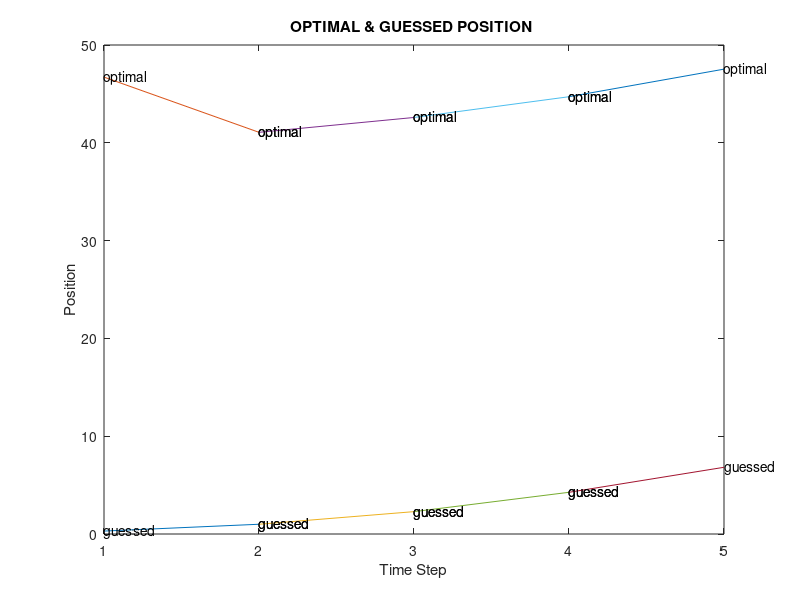
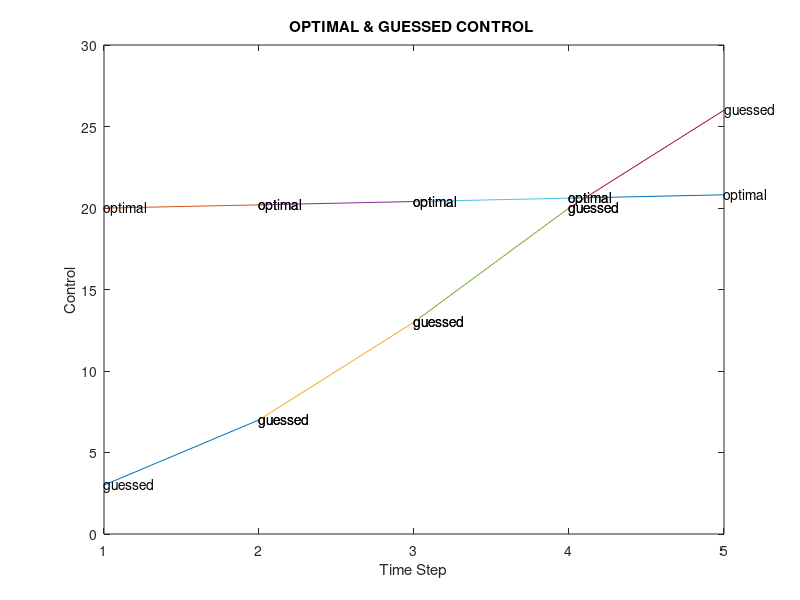

Write MATLAB code to recreate these figures, in order.
clc
clear
%DEFINING PARAMETERS
a = 0.99;
b = 0.1;
N = 5;
X0 = 0;
Xn = 10;
file_180841 = fopen('Haris_180841_Week10_PPMRL.txt','w');
fprintf(file_180841,'<----------GUESSED VALUES FOR U (CONTROL)------------->\n\n');
U = [3 7 13 20 26]
fprintf(file_180841, '\n %4.2f  \n',U);

fprintf(file_180841,'<----------GUESSED VALUES FOR X (POSITION)------------->\n\n');

%FINDING VALUES OF X FOR ASSUMED VALUES OF U
for k=0:4
    X(k+1) = (a*X0)+ b*U(k+1)
    X0 = X(k+1);
    fprintf(file_180841,'\n %1.0f -',k)   
    fprintf(file_180841,'\t %4.2f \n ',X(k+1))
end
%SQUARING ELEMENTS OF ARRAY U
U1 = U.^2;
%SUM OF THE ELEMENTS OF ARRAY U
Sum = 0;
for v = 1:5
    Sum = Sum + U1(v);
end
fprintf(file_180841,'<----------FINDING PERFORMANCE INDEX J------------->\n\n');
%FINDING J
J = (Sum/2)
fprintf(file_180841,'\t%4.2f \n',J)
fprintf(file_180841,'<----------OPTIMIZED VALUES FOR U* (OPTIMAL CONTROL)------------->\n\n');
%FINDING U*
for k=0:4
    Un(k+1) = 20.811*(0.99^(4-k))
    fprintf(file_180841,'\n %1.0f - ',k) 
    fprintf(file_180841,'\t%4.2f \n',Un(k+1))
    %SUM OF THE ELEMENTS OF ABOVE ARRAY
    U2 = Un.^2
end
%SUM OF THE VALUES OF U2
Sum1 = 0;
for i = 1:5
    Sum1 = Sum1 + U2(i);
    
end
fprintf(file_180841,'<----------FINDING PERFORMANCE INDEX J*------------->\n\n');
%FINDING J*
Jn = (Sum1/2)
fprintf(file_180841,'\n %4.2f \n',Jn)

fprintf(file_180841,'<----------OPTIMIZED VALUES FOR X* (OPTIMAL POSITION)------------->\n\n');
%FINDING X*
for k=0:4
    X1(k+1) = (a*X0)+ b*U2(k+1)
    X0 = X(k+1);
    fprintf(file_180841,'\n %1.0f -',k)    
    fprintf(file_180841,'\t %4.2f \n ',X1(k+1))
end
for i=0:3
figure(1)
      title('OPTIMAL & GUESSED POSITION ')
     
plot([i+1,(i+2)],[X(i+1),X(i+2)])   % grpah b/w time and guessed position
text([i+1,(i+2)],[X(i+1),X(i+2),],'guessed')
hold on
plot([i+1,(i+2)],[X1(i+1),X1(i+2)])   % grpah b/w time and optimized position
text([i+1,(i+2)],[X1(i+1),X1(i+2),],'optimal')
xlabel("Time Step");
ylabel("Position");
 
end
 %plot for Control
for i=0:3
figure(2)  

plot([i+1,(i+2)],[U(i+1),U(i+2),])   % grpah b/w time and guessed position
text([i+1,(i+2)],[U(i+1),U(i+2),],'guessed')
hold on
plot([i+1,(i+2)],[Un(i+1),Un(i+2)])   % grpah b/w time and optimized position
text([i+1,(i+2)],[Un(i+1),Un(i+2),],'optimal')
title('OPTIMAL & GUESSED CONTROL ')
xlabel("Time Step");
ylabel("Control");
end





